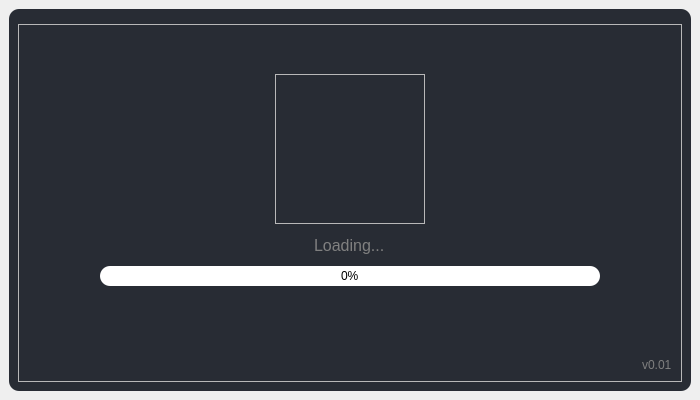
<?xml version="1.0" encoding="UTF-8"?>
<ui version="4.0">
 <class>SplashScreen</class>
 <widget class="QMainWindow" name="SplashScreen">
  <property name="geometry">
   <rect>
    <x>0</x>
    <y>0</y>
    <width>700</width>
    <height>400</height>
   </rect>
  </property>
  <property name="minimumSize">
   <size>
    <width>700</width>
    <height>400</height>
   </size>
  </property>
  <property name="maximumSize">
   <size>
    <width>700</width>
    <height>400</height>
   </size>
  </property>
  <property name="windowTitle">
   <string>MainWindow</string>
  </property>
  <property name="styleSheet">
   <string notr="true">*{
	font-family: &quot;Bahnschrift&quot;;
	background-repeat: none;
	background-position: center;
}
#splash{
	background-color:rgb(40, 44, 52);
	border-radius: 10px;
}
/* /////////////////////////////////////////////////////////////////////////////////////////////////
ProgressBar */

QProgressBar {
	color: black;
	text-align: center;
	border-style: none;
	border-radius: 10px;
}
QProgressBar::chunk {
	border-radius: 10px;
	background: qlineargradient(x1:0, y1:0, x2:1, y2:0, stop:0 white , stop:0.5 #B2D0F3 , stop:1 #6E84FB, stop: 2 #4E60FF);
	


}</string>
  </property>
  <widget class="QWidget" name="centralwidget">
   <layout class="QVBoxLayout" name="verticalLayout">
    <property name="spacing">
     <number>6</number>
    </property>
    <item>
     <widget class="QFrame" name="splash">
      <property name="frameShape">
       <enum>QFrame::StyledPanel</enum>
      </property>
      <property name="frameShadow">
       <enum>QFrame::Raised</enum>
      </property>
      <layout class="QVBoxLayout" name="verticalLayout_2">
       <property name="spacing">
        <number>18</number>
       </property>
       <property name="topMargin">
        <number>15</number>
       </property>
       <item>
        <widget class="QFrame" name="frame_3">
         <property name="frameShape">
          <enum>QFrame::StyledPanel</enum>
         </property>
         <property name="frameShadow">
          <enum>QFrame::Raised</enum>
         </property>
         <layout class="QVBoxLayout" name="verticalLayout_3">
          <item>
           <spacer name="verticalSpacer">
            <property name="orientation">
             <enum>Qt::Vertical</enum>
            </property>
            <property name="sizeHint" stdset="0">
             <size>
              <width>20</width>
              <height>40</height>
             </size>
            </property>
           </spacer>
          </item>
          <item alignment="Qt::AlignHCenter">
           <widget class="QFrame" name="frame">
            <property name="minimumSize">
             <size>
              <width>150</width>
              <height>150</height>
             </size>
            </property>
            <property name="maximumSize">
             <size>
              <width>150</width>
              <height>150</height>
             </size>
            </property>
            <property name="styleSheet">
             <string notr="true">background-image: url(:/images/images/logo_200x200.png);
background-image: url(:/images/images/logo_200x200.png);
background-position:center;
background-repeat: no-repeat;</string>
            </property>
            <property name="frameShape">
             <enum>QFrame::StyledPanel</enum>
            </property>
            <property name="frameShadow">
             <enum>QFrame::Raised</enum>
            </property>
           </widget>
          </item>
          <item alignment="Qt::AlignHCenter">
           <widget class="QLabel" name="label_2">
            <property name="minimumSize">
             <size>
              <width>0</width>
              <height>30</height>
             </size>
            </property>
            <property name="maximumSize">
             <size>
              <width>16777215</width>
              <height>30</height>
             </size>
            </property>
            <property name="styleSheet">
             <string notr="true">color: grey;
font-size: 12pt;</string>
            </property>
            <property name="text">
             <string>Loading...</string>
            </property>
           </widget>
          </item>
          <item alignment="Qt::AlignHCenter">
           <widget class="QProgressBar" name="progressBar">
            <property name="minimumSize">
             <size>
              <width>500</width>
              <height>20</height>
             </size>
            </property>
            <property name="maximumSize">
             <size>
              <width>500</width>
              <height>20</height>
             </size>
            </property>
            <property name="value">
             <number>0</number>
            </property>
            <property name="textVisible">
             <bool>true</bool>
            </property>
           </widget>
          </item>
          <item alignment="Qt::AlignHCenter|Qt::AlignTop">
           <widget class="QLabel" name="label_tips">
            <property name="sizePolicy">
             <sizepolicy hsizetype="Expanding" vsizetype="Expanding">
              <horstretch>0</horstretch>
              <verstretch>0</verstretch>
             </sizepolicy>
            </property>
            <property name="minimumSize">
             <size>
              <width>500</width>
              <height>60</height>
             </size>
            </property>
            <property name="maximumSize">
             <size>
              <width>500</width>
              <height>60</height>
             </size>
            </property>
            <property name="styleSheet">
             <string notr="true">color: grey;
font-size: 10pt;</string>
            </property>
            <property name="text">
             <string>&lt;html&gt;&lt;head/&gt;&lt;body&gt;&lt;p align=&quot;center&quot;&gt;&lt;br/&gt;&lt;/p&gt;&lt;/body&gt;&lt;/html&gt;</string>
            </property>
            <property name="alignment">
             <set>Qt::AlignHCenter|Qt::AlignTop</set>
            </property>
           </widget>
          </item>
          <item alignment="Qt::AlignRight|Qt::AlignBottom">
           <widget class="QLabel" name="label_3">
            <property name="styleSheet">
             <string notr="true">color: grey;
</string>
            </property>
            <property name="text">
             <string>v0.01</string>
            </property>
           </widget>
          </item>
         </layout>
        </widget>
       </item>
      </layout>
     </widget>
    </item>
   </layout>
  </widget>
 </widget>
 <resources>
  <include location="../../resources.qrc"/>
 </resources>
 <connections/>
</ui>
